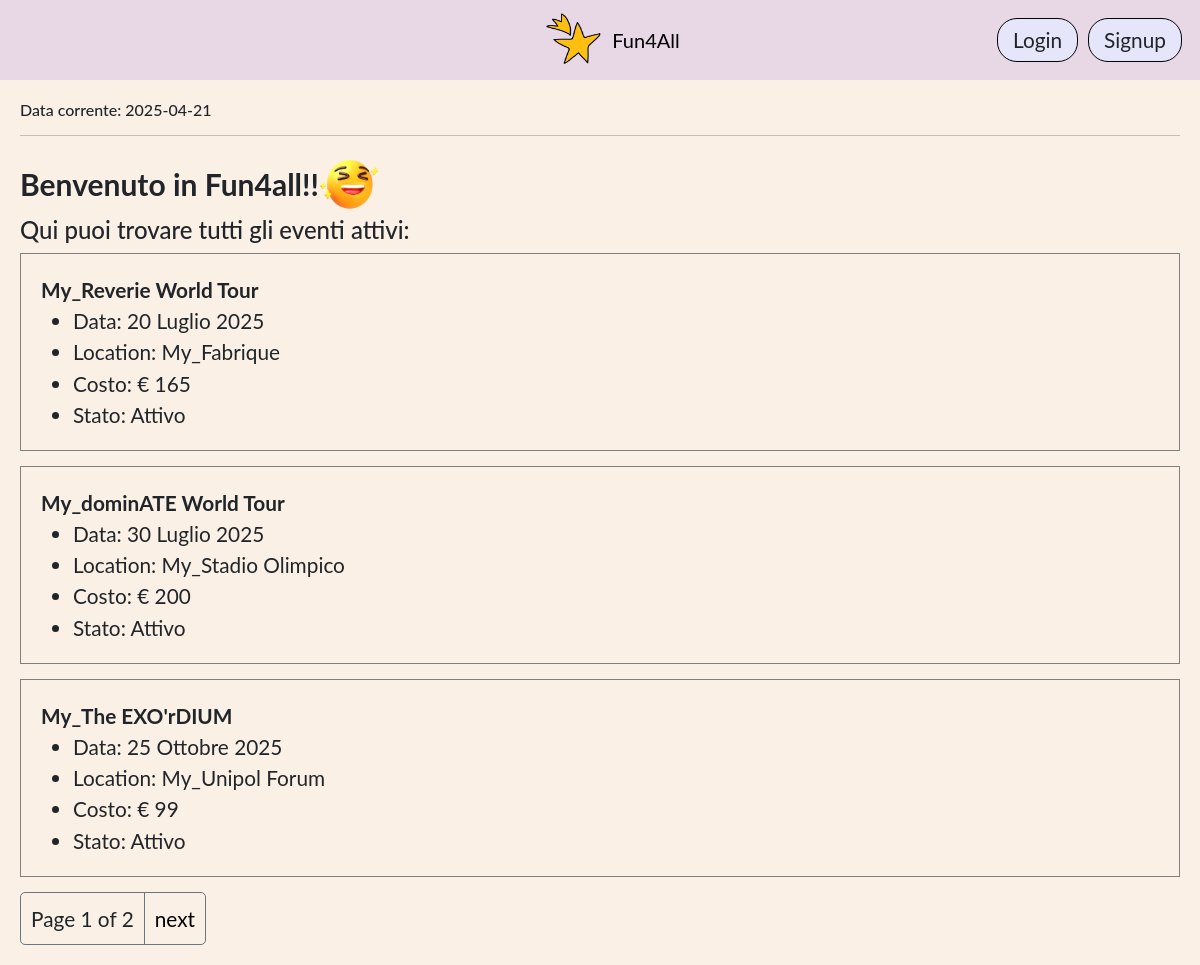
The app's page /, older data.
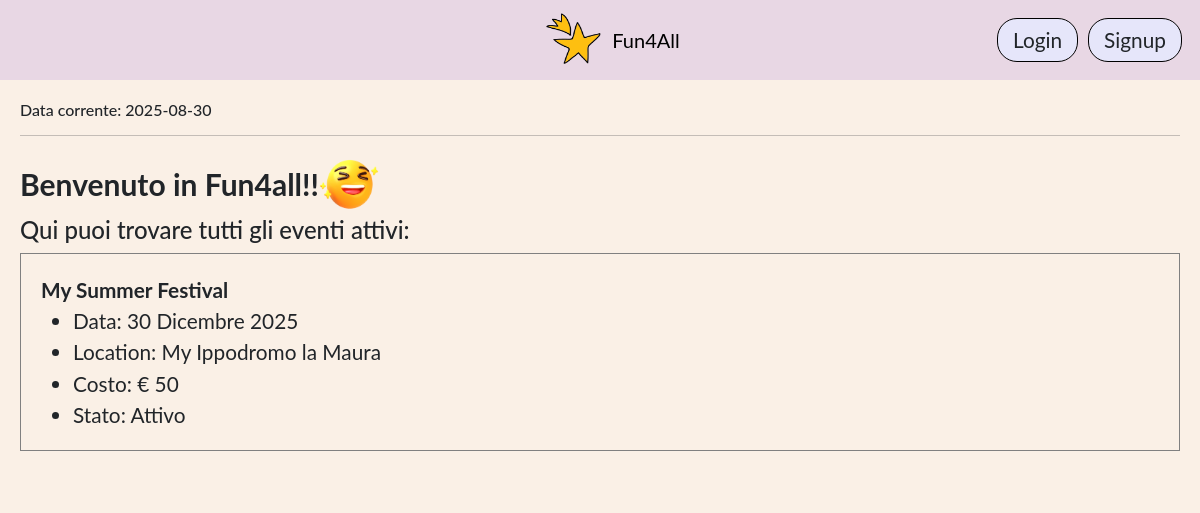
The same page, newer data.
### app_fun4all/models.py (models this page shows, shortened)
class DataFittizia(models.Model):
    data_fittizia = models.DateField(validators=[valida_data_2025])
    admin = models.ForeignKey(User, on_delete=models.SET_NULL, null=True, blank=True)
    def __str__(self):
        return f"Data corrente: {self.data_fittizia}"
    class Meta:
        verbose_name_plural = 'Data Fittizia'
        permissions = (('can_manage_data_fittizia', 'Can manage Data Fittizia'),)

class Evento(models.Model):
    nome = models.CharField(max_length=80)
    descrizione = models.CharField(max_length=300 ,)
    location = models.ForeignKey(Location, on_delete=models.SET_NULL, null = True, related_name='eventi')
    data_evento = models.DateField(unique=True, validators=[valida_data_2025])
    organizzatore = models.ForeignKey(User, on_delete=models.SET_NULL, null=True, blank=True, related_name='eventi' )
    costo = models.PositiveIntegerField()
    data_corrente = models.ForeignKey(DataFittizia, on_delete=models.PROTECT, blank=True, null = True,related_name='eventi')
    Stato = [
        ('A', 'Attivo'),
        ('C', 'Cancellato dall\'organizzatore'),
        ('S', 'Sospeso per indisponibilità della location'),
        ('F', 'Scaduto e precedente attivo'),
        ('D', 'Scaduto e precededente cancellato'),
    ]
    stato = models.CharField(max_length=1, choices=Stato, default='A')
    class Meta:
        verbose_name_plural = 'Eventi'
        permissions = (('can_manage_evento', 'Can manage evento'),)

class Location(models.Model):
    nome = models.CharField(max_length=50)
    proprietario = models.ForeignKey(User, on_delete=models.SET_NULL, null=True, blank=True, related_name='locations' )
    luogo = models.CharField(max_length=100)
    capienza = models.PositiveIntegerField(validators=[MinValueValidator(1)])
    costo = models.PositiveIntegerField()
    data_apertura = models.DateField(validators=[valida_data_2025])
    data_chiusura = models.DateField(validators=[valida_data_2025])
    data_corrente = models.ForeignKey(DataFittizia, on_delete=models.PROTECT, null=True, blank=True, related_name='locations')
    Stato =[
        ('A', 'Attivo'),
        ('I', 'Inattivo'),
    ]
    stato = models.CharField(max_length=1, choices=Stato, default='A') #choices genera get_stato_display() che restituisce la descrizione dello stato
    class Meta:
        verbose_name_plural = 'Locations'
        permissions = (('can_manage_location', 'Can manage location'),)

### app_fun4all/views.py (the view)
# urls.py: path('', views.HomeListView.as_view(), name='home'),
class HomeListView(generic.ListView): #CBV della Home che mostra gli eventi attivi alla data fittizia
    model = Evento
    template_name = 'index.html'
    context_object_name = 'eventi_attivi'
    paginate_by = 3
    def get_queryset(self):
        return Evento.objects.filter(
                 stato ='A',
                ).order_by("data_evento","nome","location")

### app_fun4all/views.py (called while the page is built)
def data_corrente(request): #FBV che restituisce la data fittizia
    return { 'data_corrente': DataFittizia.objects.first() }

### app_fun4all/templates/index.html
{% extends "base_generic.html"%}
{% load static %}
{% block content %}
    <div style ="display:flex; align-items:center; font-size:30px;"><b>Benvenuto in Fun4all!!</b>
    <img src="{% static 'images/fun.png' %}"  width="60" height="64" class="d-inline-block align-text-top me-2"></div>
    <h4>Qui puoi trovare tutti gli eventi attivi:</h4>
    {% if eventi_attivi %}
        {% for evento in eventi_attivi %}
            <div class="sezione">
            <b>{{ evento.nome }}</b>
            <ul>
                <li>Data: {{ evento.data_evento}}</li>
                <li>Location: {{ evento.location.nome }}</li>
                <li>Costo: € {{ evento.costo }}</li>
                <li>Stato: {{ evento.get_stato_display}}</li>
            </ul>
            </div>
        {% endfor %}
    {% else %}
        <div class="sezione"><h5>Nessun evento attivo.</h5></div>
    {% endif %}
{% endblock %}

### app_fun4all/templates/base_generic.html (shortened to what this page needs)
<!DOCTYPE html>
<html lang="en">
<head>
    {% load static %}
    <link rel="stylesheet" href="https://cdn.jsdelivr.net/npm/bootstrap@5.3.0/dist/css/bootstrap.min.css">
    <link rel="stylesheet" href="{% static 'css/style.css' %}">
    <link rel="stylesheet" href="{% static 'css/home_layout.css' %}">
</head>
<body>
    <div class="box">
        {% block sidebar %}
            <nav class="navbar" style="background-color:rgb(232, 215, 228)">
                <div class="container-fluid d-flex align-items-center">
                    <div class="col-8 text-center">
                        <a class="navbar-brand" href="{% url 'home' %}" style="display:flex;align-items:center;justify-content:center;">
                        <img src="{% static 'images/favicon.png' %}" alt="Logo" width="60" height="54" class="d-inline-block align-text-top me-2">
                        Fun4All
                    </a>
                    </div>
                    <div class="col-2 text-end">
                        {% if user.is_authenticated %}
                        <div class="autent ">
                            <span style="margin-right: 15px; font-weight: bold;"> Utente: {{ user.get_username }}</span>
                            <form style="display:inline" method="post" action="{% url 'logout' %}?next={% url 'home' %}">
                                {% csrf_token %}
                                <button class="btn">Logout</button>
                            </form>
                        </div>
                         {% else %}
                        <div class="autent ">
                            <a class="btn" href="{% url 'resetlogin' request.path %}">Login</a>
                            <a class="btn" href="{% url 'signup' request.path %}">Signup</a>
                        </div>
                        {% endif %}
                    </div>
                </div>
            </nav>
        {% endblock %}
        <div class="contenuto-principale" id="main-content">
            <h6>{{ data_corrente }}</h6>
            <hr>
            {% block content %}{% endblock %}
            {% block pagination %}
                {% if is_paginated %}
                    <div class="pagination">
                        <span style="padding: 10px;">Page {{ page_obj.number }} of {{ page_obj.paginator.num_pages }}</span>
                        {% if page_obj.has_next %}
                            <a style="border-left: 1px solid #6C757D;" href="{{ request.path }}?page={{ page_obj.next_page_number }}">next</a>
                        {% endif %}
                    </div>
                {% endif %}
            {% endblock %}
        </div>
    </div>
</body>
</html>

Row changes from the older to the newer data that the page shows:
no longer on this page (row edited): Evento: nome "My_Reverie World Tour", data_evento "20 Luglio 2025", location.nome "My_Fabrique", costo "165", stato "Attivo"
no longer on this page (row edited): Evento: nome "My_dominATE World Tour", data_evento "30 Luglio 2025", location.nome "My_Stadio Olimpico", costo "200", stato "Attivo"
no longer on this page (row edited): Evento: nome "My_The EXO'rDIUM", data_evento "25 Ottobre 2025", location.nome "My_Unipol Forum", costo "99", stato "Attivo"
changed DataFittizia: data_fittizia "Data corrente: 2025-04-21" → "Data corrente: 2025-08-30"
now on this page (row edited): Evento: nome "My Summer Festival", data_evento "30 Dicembre 2025", location.nome "My Ippodromo la Maura", costo "50", stato "Attivo"
Text that changed along with them:
{{ page_obj.number }}: "1" → (not shown)
{{ page_obj.paginator.num_pages }}: "2" → (not shown)
text no longer shown: "Page of next"
